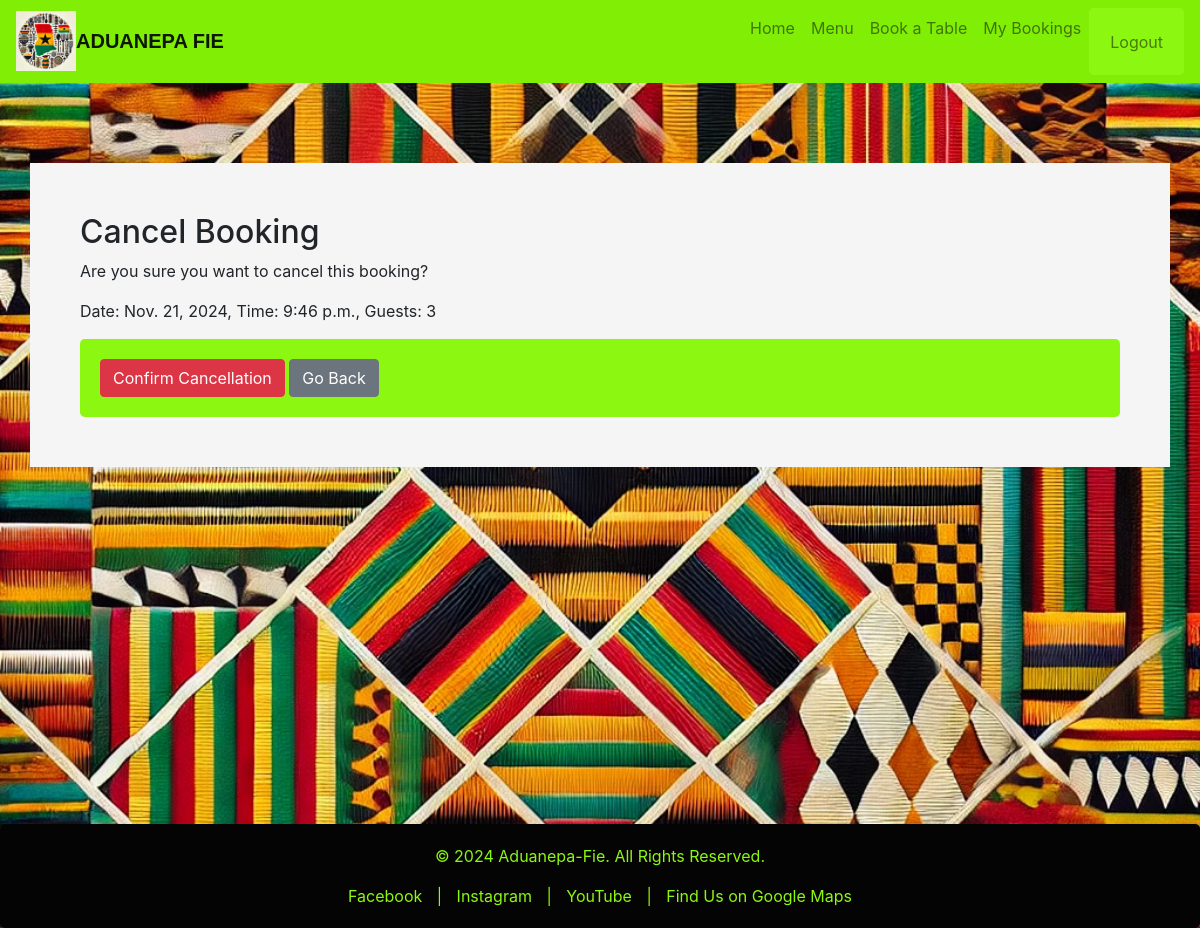
The page /cancel_booking/22/ (signed in) on the database its author committed.
### bookings/models.py (models this page shows, shortened)
class Booking(models.Model):
    user = models.ForeignKey(User, on_delete=models.CASCADE)
    table = models.ForeignKey(Table, on_delete=models.CASCADE)
    date = models.DateField()
    time = models.TimeField()
    guests = models.IntegerField()
    created_at = models.DateTimeField(auto_now_add=True)

### bookings/views.py (the view, shortened to what this page needs)
# urls.py: path('cancel_booking/<int:booking_id>/', views.cancel_booking, name='cancel_booking'),
@login_required
def cancel_booking(request, booking_id):
    booking = get_object_or_404(Booking, id=booking_id, user=request.user)
    return render(request, 'cancel_booking.html', {'booking': booking})

### templates/cancel_booking.html (shortened to what this page needs)
{% extends 'base.html' %}
{% block content %}
    <h2>Cancel Booking</h2>
    <p>Are you sure you want to cancel this booking?</p>
    <p>Date: {{ booking.date }}, Time: {{ booking.time }}, Guests: {{ booking.guests }}</p>
    <form method="post">
        <button type="submit" class="btn btn-danger">Confirm Cancellation</button>
        <a href="{% url 'my_bookings' %}" class="btn btn-secondary">Go Back</a>
    </form>
{% endblock %}

### static/css/styles.css (style rules this page uses)
html, body { display: flex; flex-direction: column; max-width: 100%; }
body { background-image: url('/static/images/kente_background.jpg'); background-size: cover; background-repeat: no-repeat; background-position: center; }
form { background-color:#8cf811; padding: 20px; border-radius: 0.3rem; }
.btn-danger { background-color: #dc3545; border-color: #dc3545; }
.btn-secondary { background-color: #6c757d; border-color: #6c757d; }

### rows shown on the page
Booking: date "Nov. 21, 2024", time "9:46 p.m.", guests "3"
